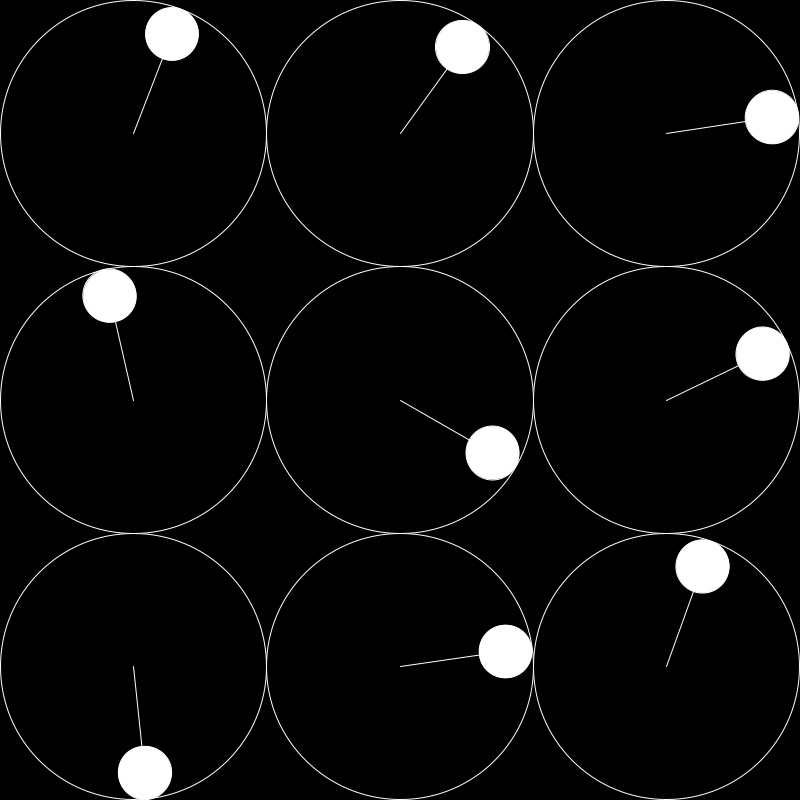
Frame 1 (no input)
Frame 60 (the mouse pressed at the canvas centre just before this capture): identical to frame 1, image omitted
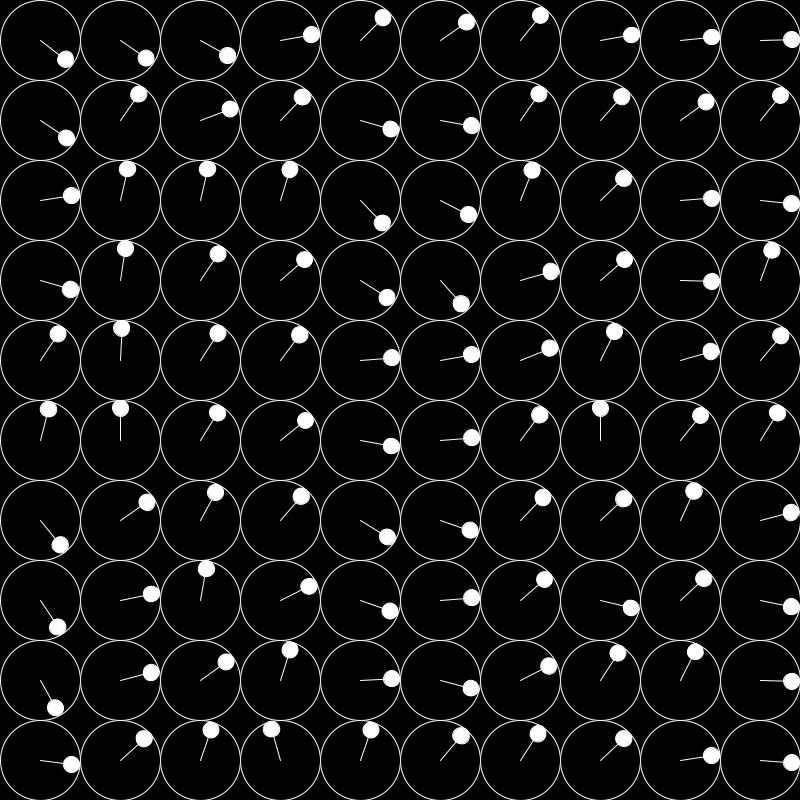
Frame 120 (the mouse held since frame 60 and released just before this capture)

The Processing sketch that drew these frames (run headless with seeded random() and noise(); from frame 60 on, the mouse is pressed at the canvas centre):

// Processing sketch: forAndRandomness
// ── forAndRandomness.pde
int tileNum;
int randomSeed = 0;
float noiseMult = 1;

void setup() {
  size(800, 800);
  //background (0);
}

void draw() {
  noiseSeed(randomSeed);
  randomSeed(randomSeed);
  background(0);
  tileNum = int(map(mouseX, 0, width, 3, 16 + 1));
  noiseMult = map(mouseY, 0, height, 0.01, 0.0001);
  //noiseMult = pow(10, map(mouseY, 0, height, -1, -10));
  float tileSize = width/ float(tileNum);
  for (int row = 0; row < tileNum; row++) {
    for (int col = 0; col < tileNum; col++) {
      float rectX = tileSize * col;
      float rectY = tileSize * row;
      float centerX = rectX + tileSize * 0.5;
      float centerY = rectY + tileSize * 0.5;
      //float randomVal = random(1);
      float noiseVal = noise(centerX * noiseMult, centerY * noiseMult);
      fill(0);
      //noStroke();
      //rect(rectX, rectY, tileSize, tileSize);
      stroke(255);
      circle(centerX, centerY, tileSize);
      pushMatrix();
      translate(centerX, centerY);
      rotate(radians(360 * noiseVal));
      line(0, 0, tileSize * -0.5,0);
      fill(255);
      circle(tileSize * -0.4, 0, tileSize * -0.2);
      popMatrix();
    }
  }
}
